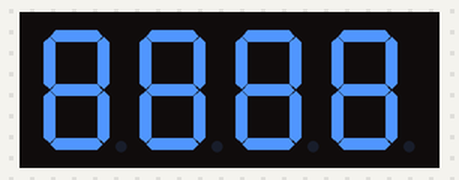
The sketch below on a simulated Arduino Uno, built with avr-gcc and run on an emulated ATmega328P. Parts: 4-digit seven-segment display.

Above: at 0.1 s.
At 2.1 s:
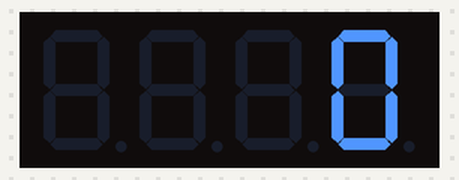
At 11.0 s:
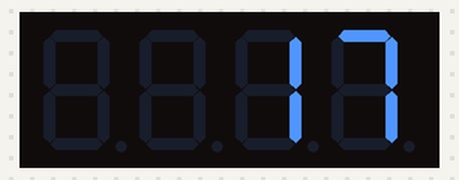
At 20.3 s:
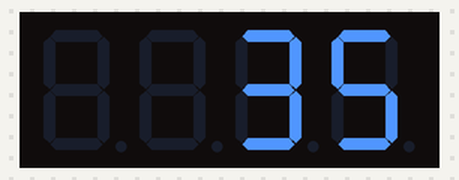
At 29.7 s:
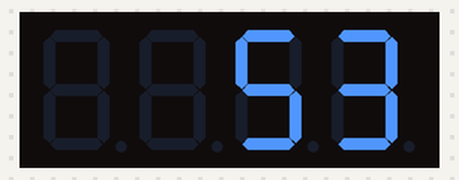
At 39.1 s:
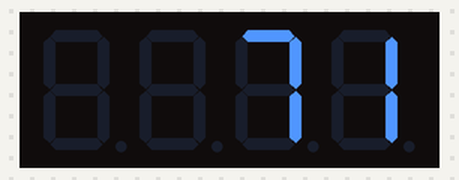

The sketch:

tm1637Countdown.ino
```cpp
#include <TM1637Display.h>

// Define the pins for CLK and DIO
#define CLK 11
#define DIO 13

// Create an instance of TM1637Display
TM1637Display display(CLK, DIO);

void setup() {
  // Set brightness (0-7)
  display.setBrightness(5);

  // Display "1234" on the 7-segment
  display.showNumberDec(8888);
  delay(2000);
}

void loop() {
  // Count up from 0 to 9999
  for (int i = 0; i <= 9999; i++) {
    display.showNumberDec(i); // Display the number
    delay(500);               // Wait for 500ms
  }
}
```

Measured:
- what the display in image 1 shows lasts 0.6 s, from 2.0 s to 2.6 s
